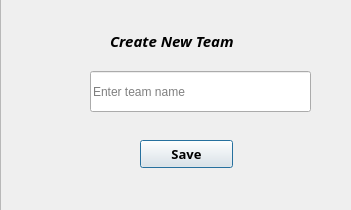
<?xml version="1.0" encoding="UTF-8"?>
<ui version="4.0">
 <class>Dialog</class>
 <widget class="QDialog" name="Dialog">
  <property name="geometry">
   <rect>
    <x>0</x>
    <y>0</y>
    <width>351</width>
    <height>210</height>
   </rect>
  </property>
  <property name="windowTitle">
   <string>Dialog</string>
  </property>
  <widget class="QFrame" name="frame">
   <property name="geometry">
    <rect>
     <x>0</x>
     <y>-20</y>
     <width>401</width>
     <height>231</height>
    </rect>
   </property>
   <property name="frameShape">
    <enum>QFrame::StyledPanel</enum>
   </property>
   <property name="frameShadow">
    <enum>QFrame::Raised</enum>
   </property>
   <widget class="QLabel" name="label">
    <property name="geometry">
     <rect>
      <x>110</x>
      <y>50</y>
      <width>210</width>
      <height>22</height>
     </rect>
    </property>
    <property name="font">
     <font>
      <family>Segoe UI Semibold</family>
      <pointsize>11</pointsize>
      <weight>75</weight>
      <italic>true</italic>
      <bold>true</bold>
     </font>
    </property>
    <property name="text">
     <string>Create New Team</string>
    </property>
   </widget>
   <widget class="QLineEdit" name="tean_name">
    <property name="geometry">
     <rect>
      <x>90</x>
      <y>91</y>
      <width>221</width>
      <height>41</height>
     </rect>
    </property>
    <property name="placeholderText">
     <string>Enter team name</string>
    </property>
   </widget>
   <widget class="QPushButton" name="savename">
    <property name="geometry">
     <rect>
      <x>140</x>
      <y>160</y>
      <width>93</width>
      <height>28</height>
     </rect>
    </property>
    <property name="font">
     <font>
      <family>Segoe Script</family>
      <pointsize>10</pointsize>
      <weight>75</weight>
      <bold>true</bold>
     </font>
    </property>
    <property name="text">
     <string>Save</string>
    </property>
   </widget>
  </widget>
 </widget>
 <resources/>
 <connections/>
</ui>
